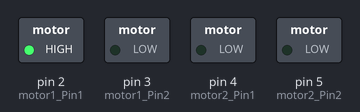
Recording of a sketch running on a simulated Arduino Uno, built with avr-gcc and run on an emulated ATmega328P. Shown: switched loads named in the sketch (green lamp = pin HIGH).

Above: at 0.1 s.
Timing chart, 0 to 1.6 s (numbered marks = the images above):
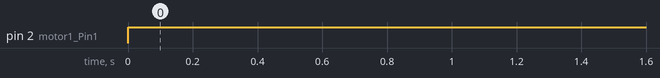

Measured:
- by itself, pin 2 (motor1_Pin1): LOW → HIGH at 0.00 s

The sketch:

sketch_dec18a.ino
```cpp
int motor1_Pin1 = 2;
int motor1_Pin2 = 3;
int motor2_Pin1 = 4;
int motor2_Pin2 = 5;
void setup() {
  // put your setup code here, to run once:

  pinMode(motor1_Pin1, OUTPUT);
  pinMode(motor1_Pin2, OUTPUT);
  pinMode(motor2_Pin1, OUTPUT);
  pinMode(motor2_Pin2, OUTPUT);

  digitalWrite(motor1_Pin1, LOW);
  digitalWrite(motor1_Pin2, LOW);
  digitalWrite(motor2_Pin1, LOW);
  digitalWrite(motor2_Pin2, LOW);
}

void loop() {
  // put your main code here, to run repeatedly:
    digitalWrite(motor1_Pin1, HIGH);
  digitalWrite(motor1_Pin2, LOW);
//  digitalWrite(motor2_Pin1, HIGH);
//  digitalWrite(motor2_Pin2, LOW);
}
```
